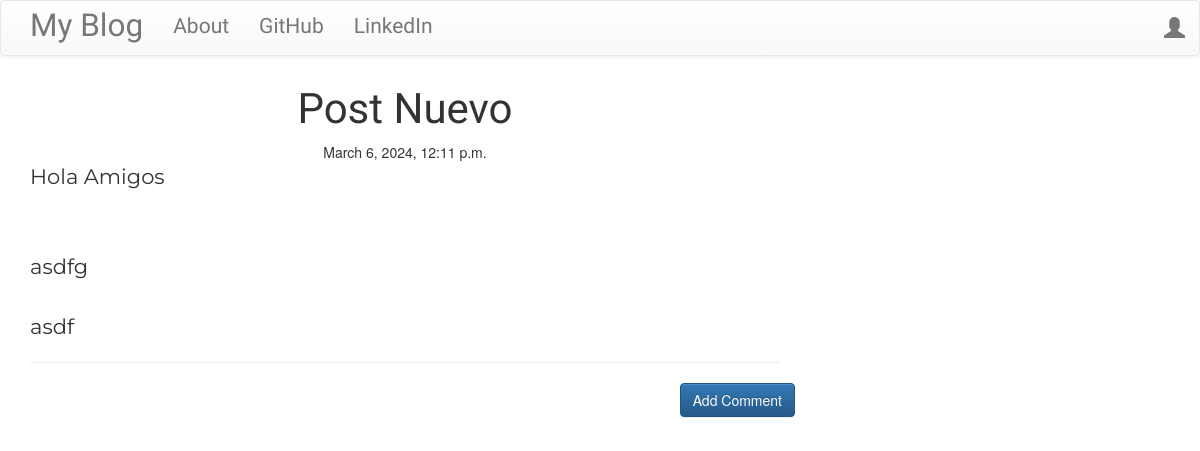
Page /post5 on the committed database.
### blog/models.py (models this page shows, shortened)
class Post(models.Model):
    author = models.ForeignKey('auth.User', on_delete=models.CASCADE,)
    title = models.CharField(max_length=200)
    text =models.TextField()
    created_date = models.DateTimeField(default=timezone.now)
    published_date = models.DateTimeField(blank=True,null=True)

### blog/views.py (the view)
# urls.py: path('post<int:pk>', views.PostDetailView.as_view(), name='post_detail'),
class PostDetailView(DetailView):
    model = Post

### blog/templates/blog/post_detail.html (shortened to what this page needs)
{% extends "blog/base.html"%}
{% block content %}
    <h1 class="posttitle loader">{{post.title}}</h1>
    {% if post.published_date %}
      <div class="date postdate">
        {{ post.published_date}}
      </div>
    {% else %}
      <a class="btn btn-default" href="{% url 'post_publish' pk=post.pk %}">Publish</a>
    {% endif %}
    <p class='postcontent'>{{post.text|safe|linebreaksbr}}</p>
  <hr>
  <a class="btn btn-primary btn-comment" href="{% url 'add_comment_to_post' pk=post.pk %}">Add Comment</a>
  <div class="container">
    {% for comment in post.comments.all %}
    <br>
      {% empty %}
      <p>No Comments!</p>
    {% endfor %}
  </div>
{% endblock %}

### blog/static/css/blog.css (style rules this page uses)
.postdate { text-align: center; }
.posttitle { font-family: 'Russo One',sans-serif; font-size: 3em; text-align: center; }
.postcontent { font-family: 'Montserrat'; font-size: 1.5em; }
.btn-comment { position: absolute; right: 0px; }
.loader { filter:hue-rotate(0deg); color:linear-gradient(45deg,#0f8,#08f); animation:hue 10000ms infinite linear; }

### rows in the picture
Post: title "Post Nuevo", published_date "March 6, 2024, 12:11 p.m.", text "Hola Amigos asdfg asdf"
